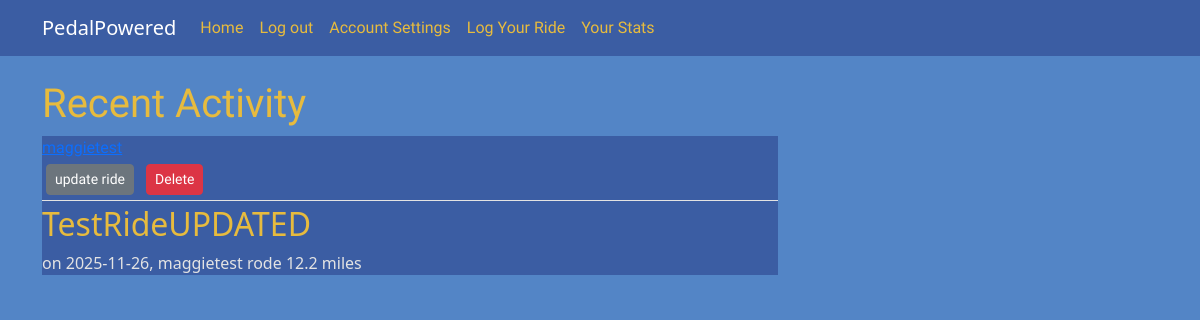
Before: /post/1 (signed in) with the older database file.
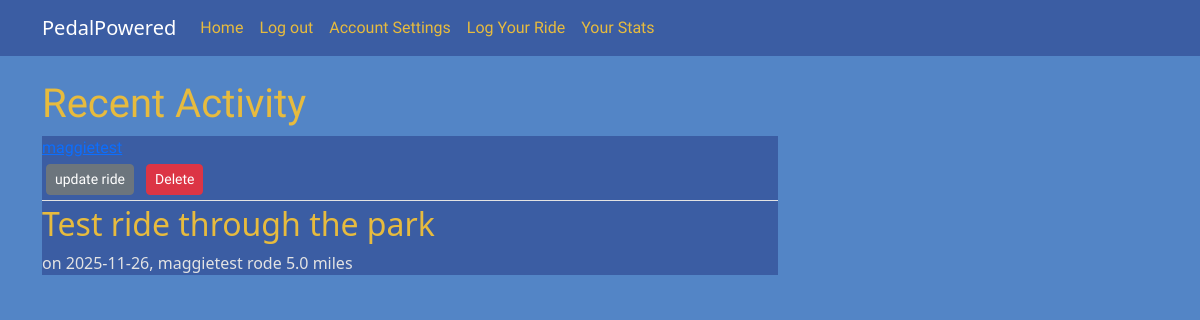
After: the same page with the newer database file.
### pedalpowered/models.py (models this page shows, shortened)
class rides(db.Model):
    id = db.Column(db.Integer, primary_key = True)
    ride_date = db.Column(db.DateTime, nullable = False, default = lambda: datetime.now(timezone.utc))
    title = db.Column(db.String, nullable = False)
    distance = db.Column(db.Float, nullable = False)
    gas_price = db.Column(db.Float, nullable = True)
    car_mpg = db.Column(db.Float, nullable = True)
    user_id = db.Column(db.Integer,db.ForeignKey('user.id'), nullable=False)

### pedalpowered/routes.py (the view)
@app.route("/post/<int:post_id>")
def post(post_id):
    post = rides.query.get_or_404(post_id)
    return render_template('post.html', title = post.title, post = post)

### pedalpowered/models.py (called while the page is built)
@login_manager.user_loader
def load_user(user_id):
    return User.query.get(int(user_id))

### pedalpowered/templates/post.html (shortened to what this page needs)
{% extends "layout.html" %}
{% block content %}
<h1 style="font-family: Irish Grover";>Recent Activity</h1>
    <article class="media-body">
        <div class = "media-body">
            <div class="article-metadata">
                <a class = 'mr-2' href="#">{{post.author.username}}</a>
                {%if post.author == current_user%}
                    <div>
                        <a class = "btn btn-secondary btn-sm m-1" href="{{url_for('update_post',post_id = post.id)}}">update ride</a>
                        <button type="button" class="btn btn-danger btn-sm m-1" data-bs-toggle="modal" data-bs-target="#deleteModal">Delete</button>
                    </div>
                {%endif%}
            </div>
            <h2 class='article-title'>{{post.title}}</h2>
            <p class = "article-content">on {{post.ride_date.strftime('%Y-%m-%d')}}, {{post.author.username}} rode {{post.distance}} miles</p>
        </div>
    </article>
{% endblock content %}

Changed rows visible on the page:
changed rides: title "TestRideUPDATED" → "Test ride through the park"; distance "12.2" → "5.0"
